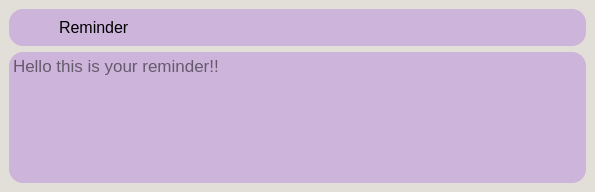
<?xml version="1.0" encoding="UTF-8"?>
<ui version="4.0">
 <class>Form</class>
 <widget class="QWidget" name="Form">
  <property name="geometry">
   <rect>
    <x>0</x>
    <y>0</y>
    <width>595</width>
    <height>192</height>
   </rect>
  </property>
  <property name="windowTitle">
   <string>Form</string>
  </property>
  <property name="styleSheet">
   <string notr="true">background-color:rgb(225, 223, 216);</string>
  </property>
  <layout class="QGridLayout" name="gridLayout">
   <property name="leftMargin">
    <number>0</number>
   </property>
   <property name="topMargin">
    <number>0</number>
   </property>
   <property name="rightMargin">
    <number>0</number>
   </property>
   <property name="bottomMargin">
    <number>0</number>
   </property>
   <item row="0" column="0">
    <widget class="QWidget" name="widget" native="true">
     <property name="styleSheet">
      <string notr="true"/>
     </property>
     <layout class="QVBoxLayout" name="verticalLayout">
      <item>
       <widget class="QWidget" name="widget_2" native="true">
        <property name="styleSheet">
         <string notr="true">background-color:#CDB4DB;
border-radius:14px;</string>
        </property>
        <layout class="QHBoxLayout" name="horizontalLayout">
         <item>
          <widget class="QPushButton" name="pushButton">
           <property name="maximumSize">
            <size>
             <width>35</width>
             <height>35</height>
            </size>
           </property>
           <property name="styleSheet">
            <string notr="true">background-color:rgba(255,255,255 ,0);</string>
           </property>
           <property name="text">
            <string/>
           </property>
           <property name="icon">
            <iconset>
             <normaloff>icons/chatbot.png</normaloff>icons/chatbot.png</iconset>
           </property>
           <property name="iconSize">
            <size>
             <width>35</width>
             <height>35</height>
            </size>
           </property>
          </widget>
         </item>
         <item>
          <widget class="QLabel" name="Reminder">
           <property name="font">
            <font>
             <pointsize>12</pointsize>
            </font>
           </property>
           <property name="styleSheet">
            <string notr="true"/>
           </property>
           <property name="text">
            <string>Reminder</string>
           </property>
          </widget>
         </item>
        </layout>
       </widget>
      </item>
      <item>
       <widget class="QTextEdit" name="reminder_text">
        <property name="font">
         <font>
          <pointsize>13</pointsize>
         </font>
        </property>
        <property name="styleSheet">
         <string notr="true">background-color:#CDB4DB;
border-radius:14px;
font-size:13pt</string>
        </property>
        <property name="lineWidth">
         <number>1</number>
        </property>
        <property name="placeholderText">
         <string>Hello this is your reminder!!</string>
        </property>
       </widget>
      </item>
     </layout>
    </widget>
   </item>
  </layout>
 </widget>
 <resources/>
 <connections/>
</ui>
